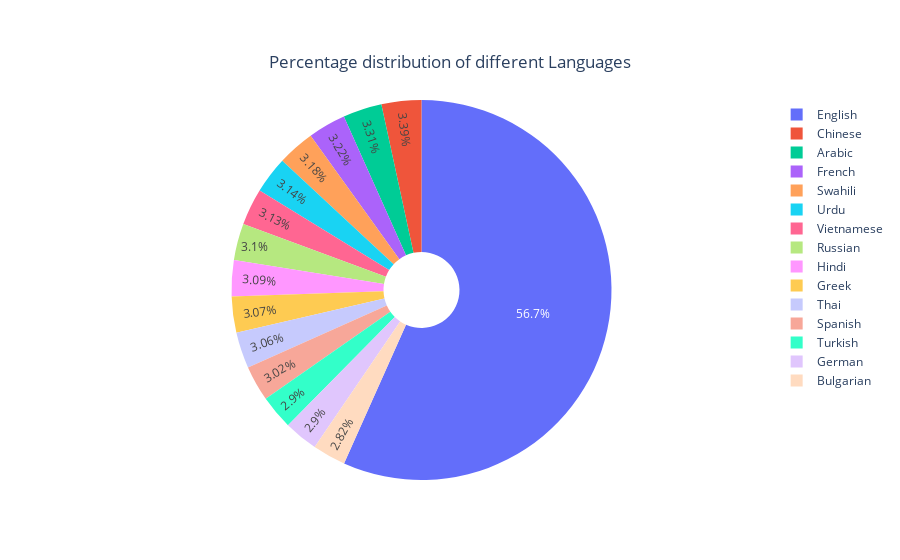

The notebook cell saved with this chart:
### Markdown cell above
#### Analyzing Train data

### Code cell
Languages=pd.DataFrame()
Languages['Type']=train_df.language.value_counts().index
Languages['Count']=train_df.language.value_counts().values

py.init_notebook_mode(connected=True)
fig = go.Figure(data=[go.Pie(labels=Languages['Type'], values=Languages['Count'],hole=0.2)])
fig.update_layout( title={
                    'text': "Percentage distribution of different Languages",
                    'y':0.9,
                    'x':0.5,
                    'xanchor': 'center',
                    'yanchor': 'top'})
fig.show()

### Figure 1 — Plotly figure (JSON) as saved in the notebook; plotly's stock layout.template omitted (floating-point values rounded to 4 significant figures)
{"data": [{"hole": 0.2, "labels": ["English", "Chinese", "Arabic", "French", "Swahili", "Urdu", "Vietnamese", "Russian", "Hindi", "Greek", "Thai", "Spanish", "Turkish", "German", "Bulgarian"], "type": "pie", "values": [6870, 411, 401, 390, 385, 381, 379, 376, 374, 372, 371, 366, 351, 351, 342]}], "layout": {"title": {"text": "Percentage distribution of different Languages", "x": 0.5, "xanchor": "center", "y": 0.9, "yanchor": "top"}}}
